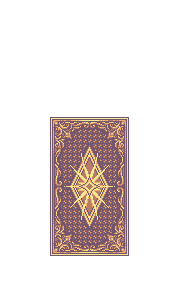
#> input picture python-experiments/wee-tarot-tools/shuffleAnimation/handshuffle/Card01.PNG, 174 x 300 px
$ python shuffle_spritesheet_generator.py
#> lines starting #> are read from the running program, lines starting #| are printed output that depends on the picture
from PIL import Image
import numpy as np
import imageio

# Load card images — full layer size (174x300), visually stacked layout
card_files = [
    "Card01.PNG", "Card02.PNG", "Card03.PNG", "Card04.PNG",
    "Card05.PNG", "Card06.PNG", "Card07.PNG", "Card08.PNG"
]
cards = [Image.open(file).convert("RGBA") for file in card_files]
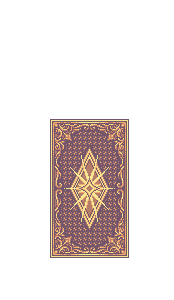
#> input picture python-experiments/wee-tarot-tools/shuffleAnimation/handshuffle/Card02.PNG, 174 x 300 px
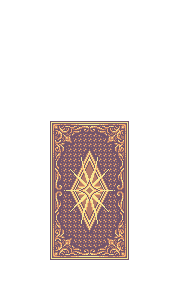
#> input picture python-experiments/wee-tarot-tools/shuffleAnimation/handshuffle/Card03.PNG, 174 x 300 px
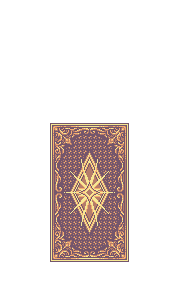
#> input picture python-experiments/wee-tarot-tools/shuffleAnimation/handshuffle/Card04.PNG, 174 x 300 px
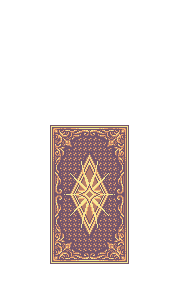
#> input picture python-experiments/wee-tarot-tools/shuffleAnimation/handshuffle/Card05.PNG, 174 x 300 px
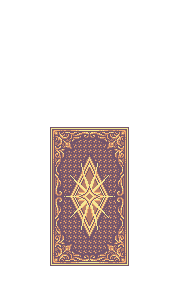
#> input picture python-experiments/wee-tarot-tools/shuffleAnimation/handshuffle/Card06.PNG, 174 x 300 px
#> (the run stopped early here; a loop or call above may not have finished)
